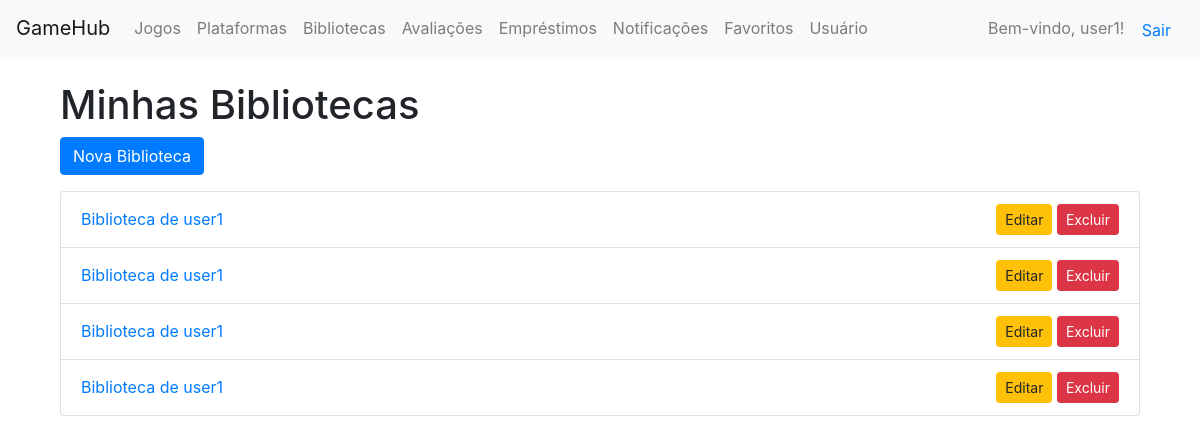
/bibliotecas/ (signed in), run on an earlier commit of the app's database.
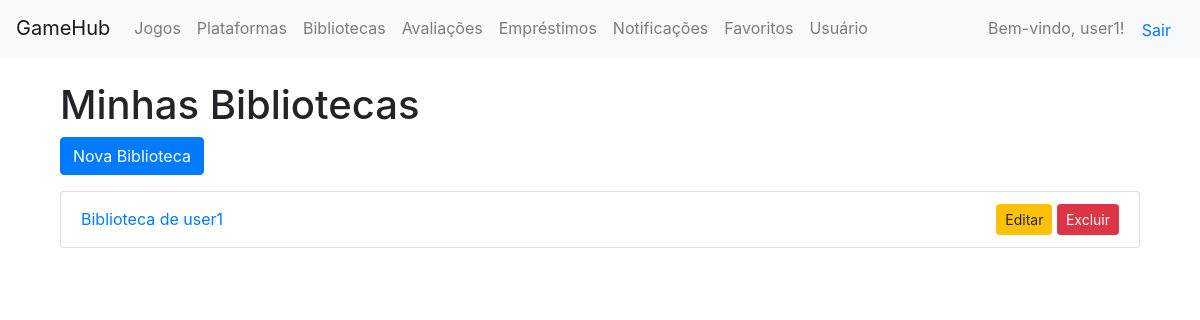
And on a later commit of the database.
### core/models.py (models this page shows)
class Biblioteca(models.Model):
    usuario = models.ForeignKey(Usuario, on_delete=models.CASCADE)
    jogos = models.ManyToManyField(Jogo, blank=True)
    def __str__(self):
        return f"Biblioteca de {self.usuario.username}"

class Usuario(AbstractUser):
    data_nascimento = models.DateField(null=True, blank=True)

### core/views.py (the view)
# urls.py: path('bibliotecas/', views.biblioteca_list, name='biblioteca_list'),
@login_required
def biblioteca_list(request):
    bibliotecas = Biblioteca.objects.filter(usuario=request.user)  # Filtrar bibliotecas do usuário autenticado
    return render(request, 'bibliotecas/biblioteca_list.html', {'bibliotecas': bibliotecas})

### core/templates/bibliotecas/biblioteca_list.html (shortened to what this page needs)
{% extends "base.html" %}
{% block content %}
<div class="container mt-4">
    <h1>Minhas Bibliotecas</h1>
    <a href="{% url 'biblioteca_create' %}" class="btn btn-primary mb-3">Nova Biblioteca</a>
    <ul class="list-group">
        {% for biblioteca in bibliotecas %}
            <li class="list-group-item d-flex justify-content-between align-items-center">
                <a href="{% url 'biblioteca_detail' biblioteca.pk %}">{{ biblioteca }}</a>
                <div>
                    <a href="{% url 'biblioteca_update' biblioteca.pk %}" class="btn btn-warning btn-sm">Editar</a>
                    <a href="{% url 'biblioteca_delete' biblioteca.pk %}" class="btn btn-danger btn-sm">Excluir</a>
                </div>
            </li>
        {% empty %}
            <li class="list-group-item">Nenhuma biblioteca cadastrada.</li>
        {% endfor %}
    </ul>
</div>
{% endblock %}

What changed in the data, as far as the page shows it:
removed Biblioteca: usuario.username "Biblioteca de user1"
removed Biblioteca: usuario.username "Biblioteca de user1"
removed Biblioteca: usuario.username "Biblioteca de user1"
